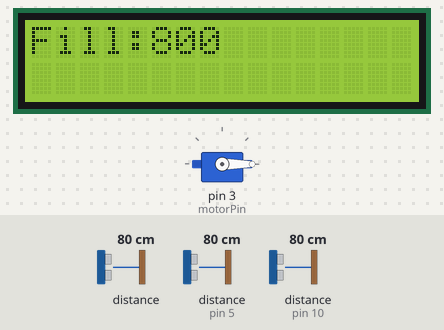
This sketch was run on a simulated Arduino Uno, built with avr-gcc and run on an emulated ATmega328P. On the bench: 16×2 character LCD, servo. Wiring (inferred from the names in the program): 2 × ultrasonic range finder: trigger pin 6, echo pin 5 / trigger pin 11, echo pin 10. The inputs (shaded band) are chosen by the test bench; at power-on: distance to the obstacle (sensors on pin 5, pin 10) 80 cm, distance to the obstacle 80 cm. The echo pulse lasts 58.3 µs per cm; what the sketch prints to the serial monitor is not drawn.

Above: at 1.2 s.
1.3 s: distance to the obstacle (sensor on pin 5) set to 12 cm
4.3 s: distance to the obstacle (sensor on pin 5) set to 9 cm
At 5.6 s:
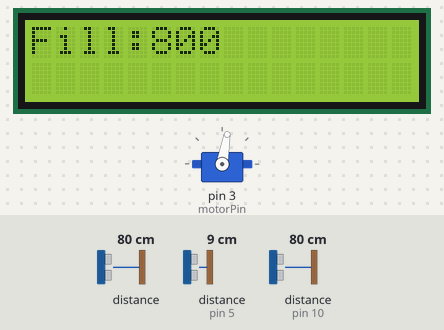
6.0 s: distance to the obstacle (sensor 0) set to 250 cm
At 8.3 s:
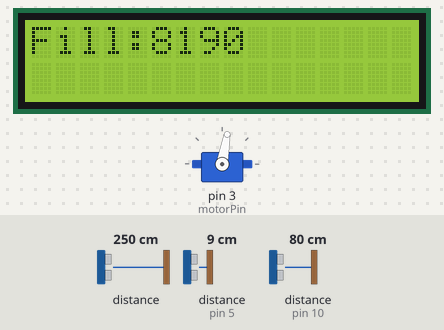
9.0 s: distance to the obstacle (sensor on pin 5) set to 60 cm
At 11.3 s:
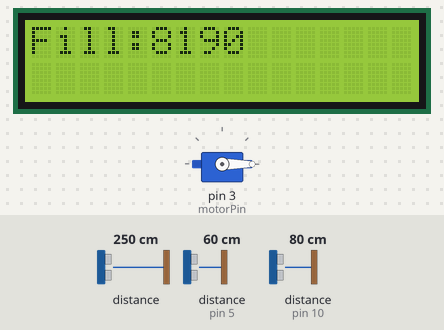
12.0 s: distance to the obstacle (sensor on pin 10) set to 18 cm
15.0 s: distance to the obstacle (sensor 0) set to 9 cm
At 15.7 s:
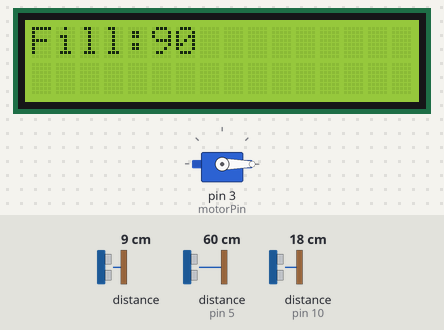
Timing chart, 0 to 18.0 s (numbered marks = the images above; inputs shaded):
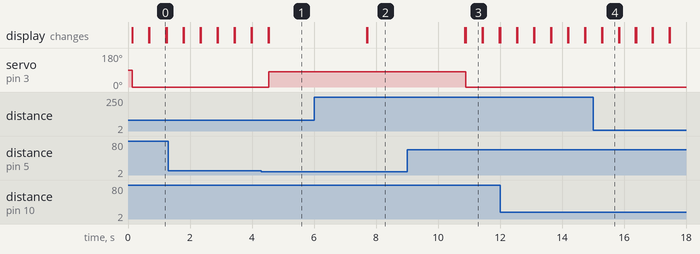

Measured:
- the behaviour switches between 11 and 10 cm on distance to the obstacle (sensor on pin 5) (found by bisection; images 0 and 1)
- after the input at 4.3 s, servo on pin 3 (motorPin): 0° → 80° after 0.25 s
- after the input at 6.0 s, the display: first differs from a run without the input after 1.7 s (image 2)
- after the input at 9.0 s, servo on pin 3 (motorPin): 80° → 0° after 1.9 s
- after the input at 15.0 s, the display: first differs from a run without the input after 0.30 s (image 4)
- what the display in image 0 shows lasts 0.5 s, from 0.7 s to 1.2 s

The sketch:

Trash_Bot.ino
```cpp
#include <Servo.h>
// #include"LCD.h"
// #include"LIDAR.h"
#include "Adafruit_VL53L0X.h"
#include <LiquidCrystal_I2C.h>

LiquidCrystal_I2C lcd(0x27, 16, 2);
Adafruit_VL53L0X lox = Adafruit_VL53L0X();

Servo servo;

int const openTrigPin = 6;  // Green
int const openEchoPin = 5;  // Blue

int const fillTrigPin = 11;  // Orange
int const fillEchoPin = 10;  // Yellow

int const motorPin = 3;  // Motor

void setup() {
  // initLCD();
  lcd = LiquidCrystal_I2C(0x27, 16, 2);
  lcd.init();                  // initialize the lcd
  lcd.backlight();             // Turn on backlight
  // lcd.print("hello, world!");  // Print a message to the LCD

  // initLidar();
  Serial.println("Adafruit VL53L0X test");
  if (!lox.begin()) {
    Serial.println(F("Failed to boot VL53L0X"));
    while (1)
      ;
  }

  Serial.println(F("Lidar Booted :]\n\n"));

  pinMode(openTrigPin, OUTPUT);
  pinMode(openEchoPin, INPUT);
  pinMode(fillTrigPin, OUTPUT);
  pinMode(fillEchoPin, INPUT);

  Serial.begin(115200);
  servo.attach(motorPin);

  //servo.write(180);
}
void loop() {
  // runLidar();
  VL53L0X_RangingMeasurementData_t measure;

  lox.rangingTest(&measure, false);

  if (measure.RangeStatus != 4) {
    Serial.print("Distance (mm): ");
    Serial.println(measure.RangeMilliMeter);
  } else {
    Serial.println("Out of Range :[");
  }

  // runLCD();
  // (note: line 1 is the second row, since counting begins with 0):
  lcd.setCursor(0, 0);  // set the cursor to column 0, line 1
  // print the number of seconds since reset:

  if(measure.RangeMilliMeter >= 90)
  {
    lcd.setCursor(0, 1);
    lcd.print("EMPTY ME!:");
    delay(10);
    lcd.clear();
  }

  lcd.setCursor(0, 0);
  lcd.print("Fill:");
  lcd.print(measure.RangeMilliMeter);


  int open_Duration, open_Distance;
  digitalWrite(openTrigPin, HIGH);
  delay(1);
  digitalWrite(openTrigPin, LOW);              // Measure the pulse input in echo pin
  open_Duration = pulseIn(openEchoPin, HIGH);  // Distance is half the duration devided by 29.1 (from datasheet)
  open_Distance = (open_Duration / 2) / 29.1;  // if distance less than 0.5 meter and more than 0 (0 or less means over range)

  //Open Trash
  if (abs(open_Distance) < 10) {
    servo.write(80);
    delay(3000);
  }
  // Close Trash
  else {
    servo.write(0);
    delay(100);
  }

  // Ultrasonic sensor for detecting Trash fill
  int fill_Duration, fill_Distance;
  digitalWrite(fillTrigPin, HIGH);
  delay(1);
  digitalWrite(fillTrigPin, LOW);              // Measure the pulse input in echo pin
  fill_Duration = pulseIn(fillEchoPin, HIGH);  // Distance is half the duration devided by 29.1 (from datasheet)
  fill_Distance = (fill_Duration / 2) / 29.1;  // if distance less than 0.5 meter and more than 0 (0 or less means over range)

  // TODO Display "Fill" once a certain fill_distance is reached for a certain amount of times

  Serial.print("Open: ");
  Serial.print(abs(open_Distance));

  Serial.print("        ");

  Serial.print("Fill: ");
  Serial.print(abs(fill_Distance));
  Serial.println();
  delay(100);
}
```

LIDAR.cpp
```cpp
/*
#include"LIDAR.h"
#include<Arduino.h>

// initialize the Lidars
// first sensor is at 0x29
Adafruit_VL53L0X lox = Adafruit_VL53L0X();

void initLidar()
{
  Serial.println("Adafruit VL53L0X test");
  if (!lox.begin()) {
    Serial.println(F("Failed to boot VL53L0X"));
    while(1);
  }

  Serial.println(F("Lidar Booted :]\n\n"));
}

VL53L0X_RangingMeasurementData_t runLidar()
{
  VL53L0X_RangingMeasurementData_t measure;

  lox.rangingTest(&measure, false);

  if(measure.RangeStatus != 4)
  {
    Serial.print("Distance (mm): ");
    Serial.println(measure.RangeMilliMeter);
  }
  else
  {
    Serial.println("Out of Range :[");
  }
}
*/
```

LCD.cpp
```cpp
/*
#include "LCD.h"
#include <Arduino.h>

// initialize the library with the numbers of the interface pins
// at address 0x27
// A5 is clock(scl), A4 is data(sda)
LiquidCrystal_I2C lcd(0x27, 16, 2);

void initLCD()
{
  if (!i2CAddrTest(0x27)) {
    lcd = LiquidCrystal_I2C(0x3F, 16, 2);
  }
  lcd.init();                // initialize the lcd
  lcd.backlight();           // Turn on backlight
  lcd.print("hello, world!");// Print a message to the LCD
}

void runLCD()
{
  // (note: line 1 is the second row, since counting begins with 0):
  lcd.setCursor(0, 1);// set the cursor to column 0, line 1
  // print the number of seconds since reset:
  lcd.print("Distance:");
  lcd.print(millis() / 1000);
}

bool i2CAddrTest(uint8_t addr) {
  Wire.begin();
  Wire.beginTransmission(addr);
  if (Wire.endTransmission() == 0) {
    return true;
  }
  return false;
}
*/
```
